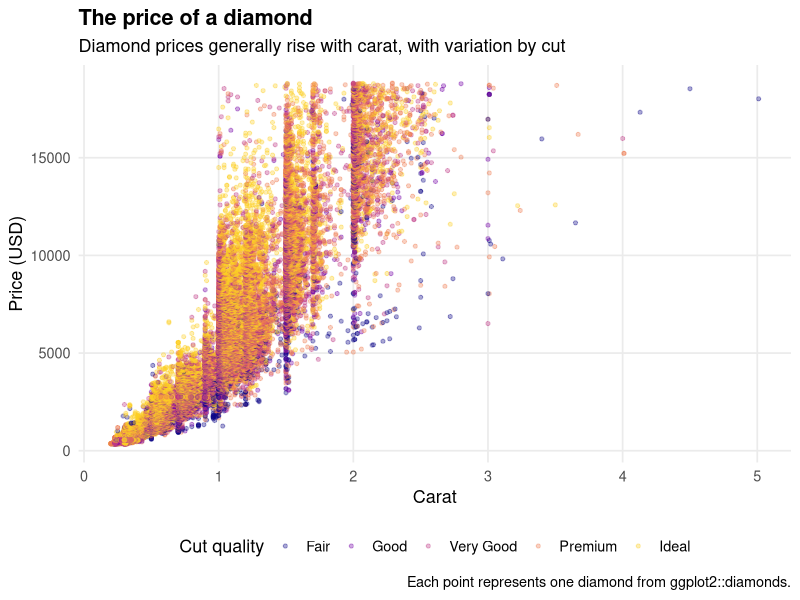

This figure's R source:
result <- sum(1:10)
print(result)

library(tidyverse)

diamonds_plot <- ggplot(diamonds, aes(x = carat, y = price, color = cut)) +
  geom_point(alpha = 0.35, size = 1.1) +
  scale_color_viridis_d(option = "C", end = 0.9) +
  labs(
    title = "The price of a diamond",
    subtitle = "Diamond prices generally rise with carat, with variation by cut",
    x = "Carat",
    y = "Price (USD)",
    color = "Cut quality",
    caption = "Each point represents one diamond from ggplot2::diamonds."
  ) +
  theme_minimal(base_size = 13) +
  theme(
    plot.title = element_text(face = "bold"),
    legend.position = "bottom",
    panel.grid.minor = element_blank()
  )

ggsave("diamonds-1.png", plot = diamonds_plot, width = 10, height = 7, dpi = 300)
